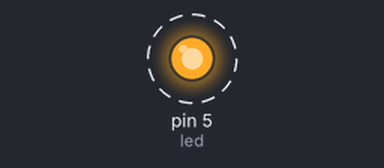
The sketch below on a simulated Arduino Uno, built with avr-gcc and run on an emulated ATmega328P. On the bench: output pins drawn as LEDs (lit = HIGH). Dashed ring = blinking. What the sketch prints to the serial monitor is not drawn.

Above: at 0.2 s.
Timing chart, 0 to 3.0 s (numbered marks = the images above):
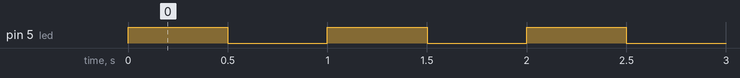

Measured:
- by itself, pin 5 (led): alternates HIGH for 0.50 s and LOW for 0.50 s

The sketch:

practiceBlank-Blink.ino
```cpp
int led = 5;
void setup() {
  // put your setup code here, to run once:
  pinMode(led,OUTPUT);
  Serial.begin(250000);
}

void loop() {
  digitalWrite(led,HIGH);
  Serial.print("On");
  delay(500);
  // put your main code here, to run repeatedly:
  digitalWrite(led,LOW);
  Serial.println("Off");
  delay(500);
}
```
